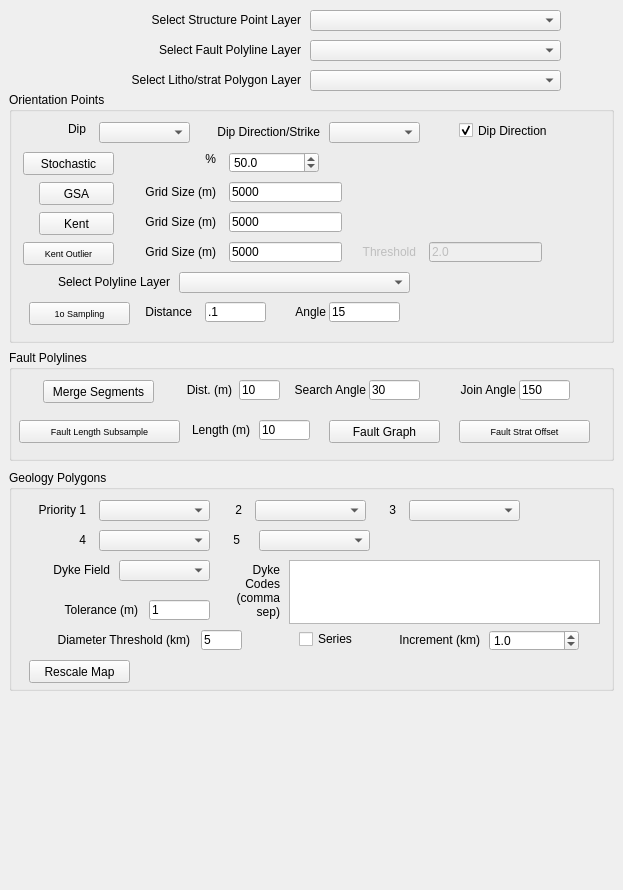
<?xml version="1.0" encoding="UTF-8"?>
<ui version="4.0">
 <class>GeoSubSamplerDockWidgetBase</class>
 <widget class="QDockWidget" name="GeoSubSamplerDockWidgetBase">
  <property name="geometry">
   <rect>
    <x>0</x>
    <y>0</y>
    <width>623</width>
    <height>890</height>
   </rect>
  </property>
  <property name="windowTitle">
   <string>GeoSubSampler</string>
  </property>
  <widget class="QWidget" name="dockWidgetContents">
   <widget class="QGroupBox" name="groupBox_2">
    <property name="geometry">
     <rect>
      <x>9</x>
      <y>470</y>
      <width>605</width>
      <height>221</height>
     </rect>
    </property>
    <property name="title">
     <string>Geology Polygons</string>
    </property>
    <widget class="QLineEdit" name="lineEdit_polygon_area">
     <property name="geometry">
      <rect>
       <x>192</x>
       <y>160</y>
       <width>41</width>
       <height>20</height>
      </rect>
     </property>
     <property name="text">
      <string>5</string>
     </property>
    </widget>
    <widget class="QPushButton" name="pushButton_minPolyArea">
     <property name="geometry">
      <rect>
       <x>20</x>
       <y>190</y>
       <width>101</width>
       <height>23</height>
      </rect>
     </property>
     <property name="text">
      <string>Rescale Map</string>
     </property>
    </widget>
    <widget class="QLabel" name="label_14">
     <property name="geometry">
      <rect>
       <x>20</x>
       <y>160</y>
       <width>161</width>
       <height>20</height>
      </rect>
     </property>
     <property name="text">
      <string>Diameter Threshold (km)</string>
     </property>
     <property name="alignment">
      <set>Qt::AlignRight|Qt::AlignTrailing|Qt::AlignVCenter</set>
     </property>
    </widget>
    <widget class="QgsMapLayerComboBox" name="mMapLayerComboBox_maps_polylines">
     <property name="geometry">
      <rect>
       <x>150</x>
       <y>330</y>
       <width>211</width>
       <height>21</height>
      </rect>
     </property>
    </widget>
    <widget class="QLabel" name="label_15">
     <property name="geometry">
      <rect>
       <x>10</x>
       <y>330</y>
       <width>131</width>
       <height>20</height>
      </rect>
     </property>
     <property name="text">
      <string>Select Polyline Layer</string>
     </property>
     <property name="alignment">
      <set>Qt::AlignRight|Qt::AlignTrailing|Qt::AlignVCenter</set>
     </property>
    </widget>
    <widget class="QLabel" name="label_16">
     <property name="geometry">
      <rect>
       <x>38</x>
       <y>130</y>
       <width>91</width>
       <height>20</height>
      </rect>
     </property>
     <property name="text">
      <string>Tolerance (m)</string>
     </property>
     <property name="alignment">
      <set>Qt::AlignRight|Qt::AlignTrailing|Qt::AlignVCenter</set>
     </property>
    </widget>
    <widget class="QLineEdit" name="lineEdit_node_tolerance">
     <property name="geometry">
      <rect>
       <x>140</x>
       <y>130</y>
       <width>61</width>
       <height>20</height>
      </rect>
     </property>
     <property name="text">
      <string>1</string>
     </property>
    </widget>
    <widget class="QgsFieldComboBox" name="mFieldComboBox_priority_1">
     <property name="geometry">
      <rect>
       <x>90</x>
       <y>30</y>
       <width>111</width>
       <height>21</height>
      </rect>
     </property>
    </widget>
    <widget class="QLabel" name="label_17">
     <property name="geometry">
      <rect>
       <x>6</x>
       <y>30</y>
       <width>71</width>
       <height>20</height>
      </rect>
     </property>
     <property name="text">
      <string>Priority 1</string>
     </property>
     <property name="alignment">
      <set>Qt::AlignRight|Qt::AlignTrailing|Qt::AlignVCenter</set>
     </property>
    </widget>
    <widget class="QLabel" name="label_18">
     <property name="geometry">
      <rect>
       <x>212</x>
       <y>30</y>
       <width>21</width>
       <height>20</height>
      </rect>
     </property>
     <property name="text">
      <string>2</string>
     </property>
     <property name="alignment">
      <set>Qt::AlignRight|Qt::AlignTrailing|Qt::AlignVCenter</set>
     </property>
    </widget>
    <widget class="QgsFieldComboBox" name="mFieldComboBox_priority_2">
     <property name="geometry">
      <rect>
       <x>246</x>
       <y>30</y>
       <width>111</width>
       <height>21</height>
      </rect>
     </property>
    </widget>
    <widget class="QLabel" name="label_19">
     <property name="geometry">
      <rect>
       <x>356</x>
       <y>30</y>
       <width>31</width>
       <height>20</height>
      </rect>
     </property>
     <property name="text">
      <string>3</string>
     </property>
     <property name="alignment">
      <set>Qt::AlignRight|Qt::AlignTrailing|Qt::AlignVCenter</set>
     </property>
    </widget>
    <widget class="QgsFieldComboBox" name="mFieldComboBox_priority_3">
     <property name="geometry">
      <rect>
       <x>400</x>
       <y>30</y>
       <width>111</width>
       <height>21</height>
      </rect>
     </property>
    </widget>
    <widget class="QLabel" name="label_20">
     <property name="geometry">
      <rect>
       <x>56</x>
       <y>60</y>
       <width>21</width>
       <height>20</height>
      </rect>
     </property>
     <property name="text">
      <string>4</string>
     </property>
     <property name="alignment">
      <set>Qt::AlignRight|Qt::AlignTrailing|Qt::AlignVCenter</set>
     </property>
    </widget>
    <widget class="QgsFieldComboBox" name="mFieldComboBox_priority_4">
     <property name="geometry">
      <rect>
       <x>90</x>
       <y>60</y>
       <width>111</width>
       <height>21</height>
      </rect>
     </property>
    </widget>
    <widget class="QLabel" name="label_21">
     <property name="geometry">
      <rect>
       <x>210</x>
       <y>60</y>
       <width>21</width>
       <height>20</height>
      </rect>
     </property>
     <property name="text">
      <string>5</string>
     </property>
     <property name="alignment">
      <set>Qt::AlignRight|Qt::AlignTrailing|Qt::AlignVCenter</set>
     </property>
    </widget>
    <widget class="QgsFieldComboBox" name="mFieldComboBox_priority_5">
     <property name="geometry">
      <rect>
       <x>250</x>
       <y>60</y>
       <width>111</width>
       <height>21</height>
      </rect>
     </property>
    </widget>
    <widget class="QLabel" name="label_22">
     <property name="geometry">
      <rect>
       <x>30</x>
       <y>90</y>
       <width>71</width>
       <height>20</height>
      </rect>
     </property>
     <property name="text">
      <string>Dyke Field</string>
     </property>
     <property name="alignment">
      <set>Qt::AlignRight|Qt::AlignTrailing|Qt::AlignVCenter</set>
     </property>
    </widget>
    <widget class="QgsFieldComboBox" name="mFieldComboBox_dyke">
     <property name="geometry">
      <rect>
       <x>110</x>
       <y>90</y>
       <width>91</width>
       <height>21</height>
      </rect>
     </property>
    </widget>
    <widget class="QPlainTextEdit" name="plainTextEdit_dyke_Codes">
     <property name="geometry">
      <rect>
       <x>280</x>
       <y>90</y>
       <width>311</width>
       <height>64</height>
      </rect>
     </property>
    </widget>
    <widget class="QLabel" name="label_23">
     <property name="geometry">
      <rect>
       <x>210</x>
       <y>90</y>
       <width>61</width>
       <height>61</height>
      </rect>
     </property>
     <property name="text">
      <string>Dyke
Codes
(comma
sep)</string>
     </property>
     <property name="alignment">
      <set>Qt::AlignRight|Qt::AlignTrailing|Qt::AlignVCenter</set>
     </property>
    </widget>
    <widget class="QCheckBox" name="checkBox_series">
     <property name="geometry">
      <rect>
       <x>290</x>
       <y>160</y>
       <width>71</width>
       <height>18</height>
      </rect>
     </property>
     <property name="text">
      <string>Series</string>
     </property>
    </widget>
    <widget class="QgsDoubleSpinBox" name="mQgsDoubleSpinBox_upinc">
     <property name="geometry">
      <rect>
       <x>480</x>
       <y>160</y>
       <width>90</width>
       <height>21</height>
      </rect>
     </property>
     <property name="decimals">
      <number>1</number>
     </property>
     <property name="minimum">
      <double>0.100000000000000</double>
     </property>
     <property name="singleStep">
      <double>1.000000000000000</double>
     </property>
     <property name="value">
      <double>1.000000000000000</double>
     </property>
    </widget>
    <widget class="QLabel" name="label_24">
     <property name="geometry">
      <rect>
       <x>360</x>
       <y>160</y>
       <width>111</width>
       <height>20</height>
      </rect>
     </property>
     <property name="text">
      <string>Increment (km)</string>
     </property>
     <property name="alignment">
      <set>Qt::AlignRight|Qt::AlignTrailing|Qt::AlignVCenter</set>
     </property>
    </widget>
   </widget>
   <widget class="QGroupBox" name="groupBox">
    <property name="geometry">
     <rect>
      <x>9</x>
      <y>92</y>
      <width>605</width>
      <height>251</height>
     </rect>
    </property>
    <property name="sizePolicy">
     <sizepolicy hsizetype="Preferred" vsizetype="Minimum">
      <horstretch>0</horstretch>
      <verstretch>0</verstretch>
     </sizepolicy>
    </property>
    <property name="maximumSize">
     <size>
      <width>16777215</width>
      <height>325</height>
     </size>
    </property>
    <property name="title">
     <string>Orientation Points</string>
    </property>
    <widget class="QPushButton" name="pushButton_stochastic">
     <property name="geometry">
      <rect>
       <x>14</x>
       <y>60</y>
       <width>91</width>
       <height>23</height>
      </rect>
     </property>
     <property name="text">
      <string>Stochastic</string>
     </property>
    </widget>
    <widget class="QPushButton" name="pushButton_gridCellAveraging">
     <property name="geometry">
      <rect>
       <x>30</x>
       <y>90</y>
       <width>75</width>
       <height>23</height>
      </rect>
     </property>
     <property name="text">
      <string>GSA</string>
     </property>
    </widget>
    <widget class="QLabel" name="label_2">
     <property name="geometry">
      <rect>
       <x>160</x>
       <y>60</y>
       <width>47</width>
       <height>13</height>
      </rect>
     </property>
     <property name="text">
      <string>%</string>
     </property>
     <property name="alignment">
      <set>Qt::AlignRight|Qt::AlignTrailing|Qt::AlignVCenter</set>
     </property>
    </widget>
    <widget class="QLineEdit" name="lineEdit_grid_size">
     <property name="geometry">
      <rect>
       <x>220</x>
       <y>90</y>
       <width>113</width>
       <height>20</height>
      </rect>
     </property>
     <property name="text">
      <string>5000</string>
     </property>
    </widget>
    <widget class="QLabel" name="label_3">
     <property name="geometry">
      <rect>
       <x>116</x>
       <y>90</y>
       <width>91</width>
       <height>20</height>
      </rect>
     </property>
     <property name="text">
      <string>Grid Size (m)</string>
     </property>
     <property name="alignment">
      <set>Qt::AlignRight|Qt::AlignTrailing|Qt::AlignVCenter</set>
     </property>
    </widget>
    <widget class="QgsFieldComboBox" name="mFieldComboBox_dip">
     <property name="geometry">
      <rect>
       <x>90</x>
       <y>30</y>
       <width>91</width>
       <height>21</height>
      </rect>
     </property>
    </widget>
    <widget class="QLabel" name="label_4">
     <property name="geometry">
      <rect>
       <x>30</x>
       <y>30</y>
       <width>47</width>
       <height>13</height>
      </rect>
     </property>
     <property name="text">
      <string>Dip</string>
     </property>
     <property name="alignment">
      <set>Qt::AlignRight|Qt::AlignTrailing|Qt::AlignVCenter</set>
     </property>
    </widget>
    <widget class="QLabel" name="label_5">
     <property name="geometry">
      <rect>
       <x>190</x>
       <y>30</y>
       <width>121</width>
       <height>20</height>
      </rect>
     </property>
     <property name="text">
      <string>Dip Direction/Strike</string>
     </property>
     <property name="alignment">
      <set>Qt::AlignRight|Qt::AlignTrailing|Qt::AlignVCenter</set>
     </property>
    </widget>
    <widget class="QgsFieldComboBox" name="mFieldComboBox_dip_dir">
     <property name="geometry">
      <rect>
       <x>320</x>
       <y>30</y>
       <width>91</width>
       <height>21</height>
      </rect>
     </property>
    </widget>
    <widget class="QCheckBox" name="checkBox_dip_dir">
     <property name="geometry">
      <rect>
       <x>450</x>
       <y>30</y>
       <width>131</width>
       <height>17</height>
      </rect>
     </property>
     <property name="text">
      <string>Dip Direction</string>
     </property>
     <property name="checked">
      <bool>true</bool>
     </property>
    </widget>
    <widget class="QLineEdit" name="lineEdit_grid_size_kent">
     <property name="geometry">
      <rect>
       <x>220</x>
       <y>120</y>
       <width>113</width>
       <height>20</height>
      </rect>
     </property>
     <property name="text">
      <string>5000</string>
     </property>
    </widget>
    <widget class="QPushButton" name="pushButton_kent">
     <property name="geometry">
      <rect>
       <x>30</x>
       <y>120</y>
       <width>75</width>
       <height>23</height>
      </rect>
     </property>
     <property name="text">
      <string>Kent</string>
     </property>
    </widget>
    <widget class="QLabel" name="label_6">
     <property name="geometry">
      <rect>
       <x>116</x>
       <y>120</y>
       <width>91</width>
       <height>20</height>
      </rect>
     </property>
     <property name="text">
      <string>Grid Size (m)</string>
     </property>
     <property name="alignment">
      <set>Qt::AlignRight|Qt::AlignTrailing|Qt::AlignVCenter</set>
     </property>
    </widget>
    <widget class="QLabel" name="label_7">
     <property name="geometry">
      <rect>
       <x>126</x>
       <y>150</y>
       <width>81</width>
       <height>20</height>
      </rect>
     </property>
     <property name="text">
      <string>Grid Size (m)</string>
     </property>
     <property name="alignment">
      <set>Qt::AlignRight|Qt::AlignTrailing|Qt::AlignVCenter</set>
     </property>
    </widget>
    <widget class="QLineEdit" name="lineEdit_grid_size_kent_2">
     <property name="geometry">
      <rect>
       <x>220</x>
       <y>150</y>
       <width>113</width>
       <height>20</height>
      </rect>
     </property>
     <property name="text">
      <string>5000</string>
     </property>
    </widget>
    <widget class="QPushButton" name="pushButton_kentOutlier">
     <property name="geometry">
      <rect>
       <x>14</x>
       <y>150</y>
       <width>91</width>
       <height>23</height>
      </rect>
     </property>
     <property name="font">
      <font>
       <pointsize>7</pointsize>
      </font>
     </property>
     <property name="text">
      <string>Kent Outlier</string>
     </property>
    </widget>
    <widget class="QLineEdit" name="lineEdit_kent_threshold">
     <property name="enabled">
      <bool>false</bool>
     </property>
     <property name="geometry">
      <rect>
       <x>420</x>
       <y>150</y>
       <width>113</width>
       <height>20</height>
      </rect>
     </property>
     <property name="text">
      <string>2.0</string>
     </property>
    </widget>
    <widget class="QLabel" name="label_8">
     <property name="enabled">
      <bool>false</bool>
     </property>
     <property name="geometry">
      <rect>
       <x>336</x>
       <y>150</y>
       <width>71</width>
       <height>20</height>
      </rect>
     </property>
     <property name="text">
      <string>Threshold</string>
     </property>
     <property name="alignment">
      <set>Qt::AlignRight|Qt::AlignTrailing|Qt::AlignVCenter</set>
     </property>
    </widget>
    <widget class="QLabel" name="label_12">
     <property name="geometry">
      <rect>
       <x>10</x>
       <y>180</y>
       <width>151</width>
       <height>20</height>
      </rect>
     </property>
     <property name="text">
      <string>Select Polyline Layer</string>
     </property>
     <property name="alignment">
      <set>Qt::AlignRight|Qt::AlignTrailing|Qt::AlignVCenter</set>
     </property>
    </widget>
    <widget class="QgsMapLayerComboBox" name="mMapLayerComboBox_points_polylines">
     <property name="geometry">
      <rect>
       <x>170</x>
       <y>180</y>
       <width>231</width>
       <height>21</height>
      </rect>
     </property>
    </widget>
    <widget class="QLineEdit" name="lineEdit_1o_distance">
     <property name="geometry">
      <rect>
       <x>196</x>
       <y>210</y>
       <width>61</width>
       <height>20</height>
      </rect>
     </property>
     <property name="text">
      <string>.1</string>
     </property>
    </widget>
    <widget class="QLabel" name="label_9">
     <property name="geometry">
      <rect>
       <x>112</x>
       <y>210</y>
       <width>71</width>
       <height>20</height>
      </rect>
     </property>
     <property name="text">
      <string>Distance</string>
     </property>
     <property name="alignment">
      <set>Qt::AlignRight|Qt::AlignTrailing|Qt::AlignVCenter</set>
     </property>
    </widget>
    <widget class="QLabel" name="label_10">
     <property name="geometry">
      <rect>
       <x>266</x>
       <y>210</y>
       <width>51</width>
       <height>20</height>
      </rect>
     </property>
     <property name="text">
      <string>Angle</string>
     </property>
     <property name="alignment">
      <set>Qt::AlignRight|Qt::AlignTrailing|Qt::AlignVCenter</set>
     </property>
    </widget>
    <widget class="QLineEdit" name="lineEdit_1o_angle">
     <property name="geometry">
      <rect>
       <x>320</x>
       <y>210</y>
       <width>71</width>
       <height>20</height>
      </rect>
     </property>
     <property name="text">
      <string>15</string>
     </property>
    </widget>
    <widget class="QPushButton" name="pushButton_1o_sampling">
     <property name="geometry">
      <rect>
       <x>20</x>
       <y>210</y>
       <width>101</width>
       <height>23</height>
      </rect>
     </property>
     <property name="font">
      <font>
       <pointsize>7</pointsize>
      </font>
     </property>
     <property name="text">
      <string>1o Sampling</string>
     </property>
    </widget>
    <widget class="QgsDoubleSpinBox" name="mQgsDoubleSpinBox_percent">
     <property name="geometry">
      <rect>
       <x>220</x>
       <y>60</y>
       <width>90</width>
       <height>21</height>
      </rect>
     </property>
     <property name="decimals">
      <number>1</number>
     </property>
     <property name="singleStep">
      <double>5.000000000000000</double>
     </property>
     <property name="value">
      <double>50.000000000000000</double>
     </property>
    </widget>
   </widget>
   <widget class="QGroupBox" name="groupBox_3">
    <property name="geometry">
     <rect>
      <x>9</x>
      <y>350</y>
      <width>605</width>
      <height>111</height>
     </rect>
    </property>
    <property name="sizePolicy">
     <sizepolicy hsizetype="Preferred" vsizetype="Minimum">
      <horstretch>0</horstretch>
      <verstretch>0</verstretch>
     </sizepolicy>
    </property>
    <property name="maximumSize">
     <size>
      <width>16777215</width>
      <height>325</height>
     </size>
    </property>
    <property name="title">
     <string>Fault Polylines</string>
    </property>
    <widget class="QPushButton" name="pushButton_merge_segments">
     <property name="geometry">
      <rect>
       <x>34</x>
       <y>30</y>
       <width>111</width>
       <height>23</height>
      </rect>
     </property>
     <property name="text">
      <string>Merge Segments</string>
     </property>
    </widget>
    <widget class="QLineEdit" name="lineEdit_merge_search_angle">
     <property name="geometry">
      <rect>
       <x>360</x>
       <y>30</y>
       <width>51</width>
       <height>20</height>
      </rect>
     </property>
     <property name="text">
      <string>30</string>
     </property>
    </widget>
    <widget class="QLineEdit" name="lineEdit_merge_tolerance">
     <property name="geometry">
      <rect>
       <x>230</x>
       <y>30</y>
       <width>41</width>
       <height>20</height>
      </rect>
     </property>
     <property name="text">
      <string>10</string>
     </property>
    </widget>
    <widget class="QPushButton" name="pushButton_fault_length">
     <property name="geometry">
      <rect>
       <x>10</x>
       <y>70</y>
       <width>161</width>
       <height>23</height>
      </rect>
     </property>
     <property name="font">
      <font>
       <pointsize>7</pointsize>
      </font>
     </property>
     <property name="text">
      <string>Fault Length Subsample</string>
     </property>
    </widget>
    <widget class="QLabel" name="label_26">
     <property name="geometry">
      <rect>
       <x>152</x>
       <y>30</y>
       <width>71</width>
       <height>20</height>
      </rect>
     </property>
     <property name="text">
      <string>Dist. (m)</string>
     </property>
     <property name="alignment">
      <set>Qt::AlignRight|Qt::AlignTrailing|Qt::AlignVCenter</set>
     </property>
    </widget>
    <widget class="QLabel" name="label_27">
     <property name="geometry">
      <rect>
       <x>276</x>
       <y>30</y>
       <width>81</width>
       <height>20</height>
      </rect>
     </property>
     <property name="text">
      <string>Search Angle</string>
     </property>
     <property name="alignment">
      <set>Qt::AlignRight|Qt::AlignTrailing|Qt::AlignVCenter</set>
     </property>
    </widget>
    <widget class="QLineEdit" name="lineEdit_merge_join_angle">
     <property name="geometry">
      <rect>
       <x>510</x>
       <y>30</y>
       <width>51</width>
       <height>20</height>
      </rect>
     </property>
     <property name="text">
      <string>150</string>
     </property>
    </widget>
    <widget class="QLabel" name="label_29">
     <property name="geometry">
      <rect>
       <x>426</x>
       <y>30</y>
       <width>81</width>
       <height>20</height>
      </rect>
     </property>
     <property name="text">
      <string>Join Angle</string>
     </property>
     <property name="alignment">
      <set>Qt::AlignRight|Qt::AlignTrailing|Qt::AlignVCenter</set>
     </property>
    </widget>
    <widget class="QPushButton" name="pushButton_fault_graph">
     <property name="geometry">
      <rect>
       <x>320</x>
       <y>70</y>
       <width>111</width>
       <height>23</height>
      </rect>
     </property>
     <property name="text">
      <string>Fault Graph</string>
     </property>
    </widget>
    <widget class="QPushButton" name="pushButton_fault_strat_offset">
     <property name="geometry">
      <rect>
       <x>450</x>
       <y>70</y>
       <width>131</width>
       <height>23</height>
      </rect>
     </property>
     <property name="font">
      <font>
       <pointsize>7</pointsize>
      </font>
     </property>
     <property name="text">
      <string>Fault Strat Offset</string>
     </property>
    </widget>
    <widget class="QLineEdit" name="lineEdit_fault_subsample_length">
     <property name="geometry">
      <rect>
       <x>250</x>
       <y>70</y>
       <width>51</width>
       <height>20</height>
      </rect>
     </property>
     <property name="text">
      <string>10</string>
     </property>
    </widget>
    <widget class="QLabel" name="label_28">
     <property name="geometry">
      <rect>
       <x>160</x>
       <y>70</y>
       <width>81</width>
       <height>20</height>
      </rect>
     </property>
     <property name="text">
      <string>Length (m)</string>
     </property>
     <property name="alignment">
      <set>Qt::AlignRight|Qt::AlignTrailing|Qt::AlignVCenter</set>
     </property>
    </widget>
   </widget>
   <widget class="QgsMapLayerComboBox" name="mMapLayerComboBox_points">
    <property name="geometry">
     <rect>
      <x>310</x>
      <y>10</y>
      <width>251</width>
      <height>21</height>
     </rect>
    </property>
   </widget>
   <widget class="QLabel" name="label_11">
    <property name="geometry">
     <rect>
      <x>110</x>
      <y>10</y>
      <width>191</width>
      <height>20</height>
     </rect>
    </property>
    <property name="text">
     <string>Select Structure Point Layer</string>
    </property>
    <property name="alignment">
     <set>Qt::AlignRight|Qt::AlignTrailing|Qt::AlignVCenter</set>
    </property>
   </widget>
   <widget class="QLabel" name="label_25">
    <property name="geometry">
     <rect>
      <x>110</x>
      <y>40</y>
      <width>191</width>
      <height>20</height>
     </rect>
    </property>
    <property name="text">
     <string>Select Fault Polyline Layer</string>
    </property>
    <property name="alignment">
     <set>Qt::AlignRight|Qt::AlignTrailing|Qt::AlignVCenter</set>
    </property>
   </widget>
   <widget class="QgsMapLayerComboBox" name="mMapLayerComboBox_fault_polylines">
    <property name="geometry">
     <rect>
      <x>310</x>
      <y>40</y>
      <width>251</width>
      <height>21</height>
     </rect>
    </property>
   </widget>
   <widget class="QgsMapLayerComboBox" name="mMapLayerComboBox_maps_polygons">
    <property name="geometry">
     <rect>
      <x>310</x>
      <y>70</y>
      <width>251</width>
      <height>21</height>
     </rect>
    </property>
   </widget>
   <widget class="QLabel" name="label_13">
    <property name="geometry">
     <rect>
      <x>100</x>
      <y>70</y>
      <width>201</width>
      <height>20</height>
     </rect>
    </property>
    <property name="text">
     <string>Select Litho/strat Polygon Layer</string>
    </property>
    <property name="alignment">
     <set>Qt::AlignRight|Qt::AlignTrailing|Qt::AlignVCenter</set>
    </property>
   </widget>
  </widget>
 </widget>
 <customwidgets>
  <customwidget>
   <class>QgsDoubleSpinBox</class>
   <extends>QDoubleSpinBox</extends>
   <header>qgsdoublespinbox.h</header>
  </customwidget>
  <customwidget>
   <class>QgsFieldComboBox</class>
   <extends>QComboBox</extends>
   <header>qgsfieldcombobox.h</header>
  </customwidget>
  <customwidget>
   <class>QgsMapLayerComboBox</class>
   <extends>QComboBox</extends>
   <header>qgsmaplayercombobox.h</header>
  </customwidget>
 </customwidgets>
 <resources/>
 <connections/>
</ui>
